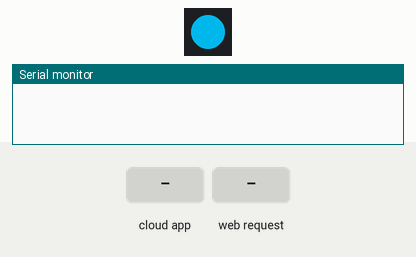
Simulated run of this sketch. Board: ESP8266 (Wemos D1 mini). On the bench: 1 RGB LEDs in strip order, left to right, the last lines printed to the serial monitor. The test bench sets the inputs (shaded band). Dim RGB values are drawn brighter than linear; WiFi joins after 1.5 s; servers stay silent unless stated; network time is answered at once with the bench clock; the local clock reads 2024-03-15 10:24:30 at power-on unless the sketch sets it; storage starts empty; no MQTT or app messages arrive unless stated; not simulated (calls return 0 or success): credentials.h.

Above: at 0.1 s.
At 1.1 s:
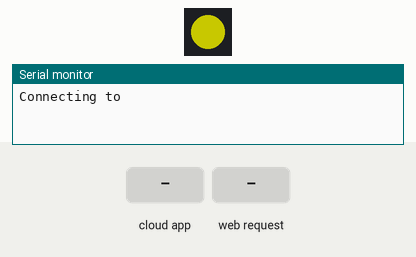
At 4.2 s:
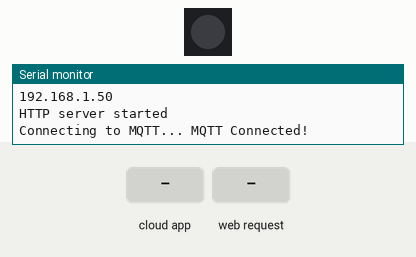
4.3 s: the phone or cloud app sets current_temp to 0
5.8 s: HTTP request GET /down received
Timing chart, 0 to 8.8 s (numbered marks = the images above; inputs shaded):
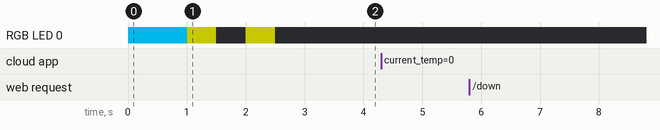

The sketch:

mqtt_led.ino
```cpp
#include <ESP8266WiFi.h>           // Library for WiFi
#include <ESP8266WebServer.h>
#include <ESP8266mDNS.h>           // Libraries for OTA updates
#include <WiFiUdp.h>               // Libraries for OTA updates
#include <ArduinoOTA.h>            // Libraries for OTA updates
#include <NTPClient.h>             // Library for connectiong to a time server
#include <Adafruit_NeoPixel.h>     // Library for the RGB LED
#include <Adafruit_MQTT.h>         // MQTT client
#include <Adafruit_MQTT_Client.h>  // MQTT client
#include <SPI.h>                   // Libraries for SD card
#include <SD.h>                    // Libraries for SD card
#include "credentials.h"           // File with personal credenials (WLAN_SSID, WLAN_PASSWORD, WEBHOOKS_KEY)

// Network Configurations
IPAddress ip(192, 168, 0, 103);   // Wemos D1 mini
IPAddress gateway(192, 168, 0, 1);
IPAddress subnet(255, 255, 255, 0);
IPAddress dns1(190, 113, 220, 18); // DNS requiered for WiFiClientSecure to work with HTTPS and static IP
IPAddress dns2(190, 113, 220, 51);

// NTP congiguration
WiFiUDP ntpUDP;
NTPClient timeClient(ntpUDP, "south-america.pool.ntp.org");

// Mosquitto client configuration
WiFiClient esp_client;
Adafruit_MQTT_Client mqtt(&esp_client, MQTT_SERVER, 1883, MQTT_USER, MQTT_PASSWORD);
Adafruit_MQTT_Subscribe current_temp = Adafruit_MQTT_Subscribe(&mqtt, "current_temp", MQTT_QOS_1);

// NeoPixel library configuration
#define PIN D2 // Set pin for the LED
Adafruit_NeoPixel pixels = Adafruit_NeoPixel(1, PIN, NEO_GRB + NEO_KHZ800);

// SD card configuration
const int chipSelect = D8; // WeMos Micro SD Shield V1.0.0: D8
File myFile;

// WebServer configuration
ESP8266WebServer server(80);

// Globarl variables
String data;            // Variable to hold the MQTT message
String previous_data;
String home = "<h1>Download Log file!</h1>"
              "<p><a href=\"down\"><button>Download</button></a>";

void setup() {
  Serial.begin(115200);
  pixels.begin(); // This initializes the NeoPixel library.
  pixels.setPixelColor(0, pixels.Color(0, 150, 193)); // Blue light (State: Initializing)
  pixels.show();
  delay(1000);

  // Connect to WiFi network
  Serial.println(); Serial.println();
  Serial.print("Connecting to ");
  Serial.println(WLAN_SSID);

  WiFi.config(ip, gateway, subnet, dns1, dns2);
  WiFi.mode(WIFI_STA);
  WiFi.begin(WLAN_SSID, WLAN_PASSWORD);
  while (WiFi.status() != WL_CONNECTED) {
    // Blink yellow light (State: Connecting)
    pixels.setPixelColor(0, pixels.Color(100, 100, 0));
    pixels.show();
    delay(500);
    pixels.setPixelColor(0, pixels.Color(0, 0, 0));
    pixels.show();
    delay(500);
    Serial.print(".");
  }

  // Start OTA service
  ArduinoOTA.begin();

  Serial.println();
  Serial.println("WiFi connected");
  Serial.println("IP address: ");
  Serial.println(WiFi.localIP());

  //Turn off the LED
  pixels.setPixelColor(0, pixels.Color(0, 0, 0));
  pixels.show();

  // Suscribe to topic
  mqtt.subscribe(&current_temp);

  // Initialize NTP client
  timeClient.begin();

  // Initialize SD card reader
  if (!SD.begin(chipSelect)) {
    Serial.println("Card failed, or not present");
    return;
  }
  // Initialize WebServer
  server.on("/", handleRoot);
  server.on("/down", handleDownload);
  server.begin();
  Serial.println("HTTP server started");
}

void loop() {
  // Start OTA handler
  ArduinoOTA.handle();

  // Update NTP
  timeClient.update();

  // Start WebServer handler
  server.handleClient();

  // Manage suscriptions
  MQTT_connect();
  Adafruit_MQTT_Subscribe *subscription;
  // This pauses execution of everthing outside the while-loop
  while ((subscription = mqtt.readSubscription(5000))) {
    if (subscription == &current_temp) {
      Serial.print(F("Got: "));
      Serial.println((char *)current_temp.lastread);
      data = (char *)current_temp.lastread;

      if (data == String("hi_temp")) {
        pixels.setPixelColor(0, pixels.Color(255, 80, 0)); // Orange
        pixels.show();
      } else if (data == String("normal")) {
        pixels.setPixelColor(0, pixels.Color(0, 200, 0)); // Green
        pixels.show();
      } else if (data == String("low_temp")) {
        pixels.setPixelColor(0, pixels.Color(0, 0, 255)); // Blue
        pixels.show();
      }
      log_to_sd();
    }
  }

  // ping the server to keep the mqtt connection alive
  if (! mqtt.ping()) {
    mqtt.disconnect();
  }
}

// FUNCTIONS #########################################################################
// ###################################################################################

void MQTT_connect() {
  int8_t ret;

  // Stop if already connected.
  if (mqtt.connected()) {
    return;
  }

  Serial.print("Connecting to MQTT... ");

  uint8_t retries = 3;
  while ((ret = mqtt.connect()) != 0) { // connect will return 0 for connected
    Serial.println(mqtt.connectErrorString(ret));
    Serial.println("Retrying MQTT connection in 5 seconds...");
    mqtt.disconnect();
    delay(5000);  // wait 5 seconds
    retries--;
    if (retries == 0) {
      // basically die and wait for WDT to reset me
      while (1);
    }
  }
  Serial.println("MQTT Connected!");
}

void log_to_sd() {
  if (data != previous_data) {
    myFile = SD.open("relay_log.csv", FILE_WRITE); // Open csv file
    if (myFile)
    {
      Serial.print("opened relay_log.csv...");
      myFile.print(timeClient.getFormattedDate());
      myFile.print(",");
      myFile.println(data);
      // close the file:
      myFile.close();
      Serial.println("closed relay_log.csv");
      previous_data = data;
    } else {
      // if the file didn't open, print an error:
      Serial.println("error opening relay_log.csv");
    }
  }
}

void handleRoot() {
  server.send(200, "text/html", home);
}

void handleDownload() {

  File dataFile = SD.open("relay_log.csv");
  int fsizeDisk = dataFile.size();
  Serial.print("fsizeDisk: ");
  Serial.println(fsizeDisk);

  size_t fsizeSent = server.streamFile(dataFile, "text/plain");

  Serial.print("fsizeSent: ");
  Serial.println(fsizeSent);

  dataFile.close();
}
```
